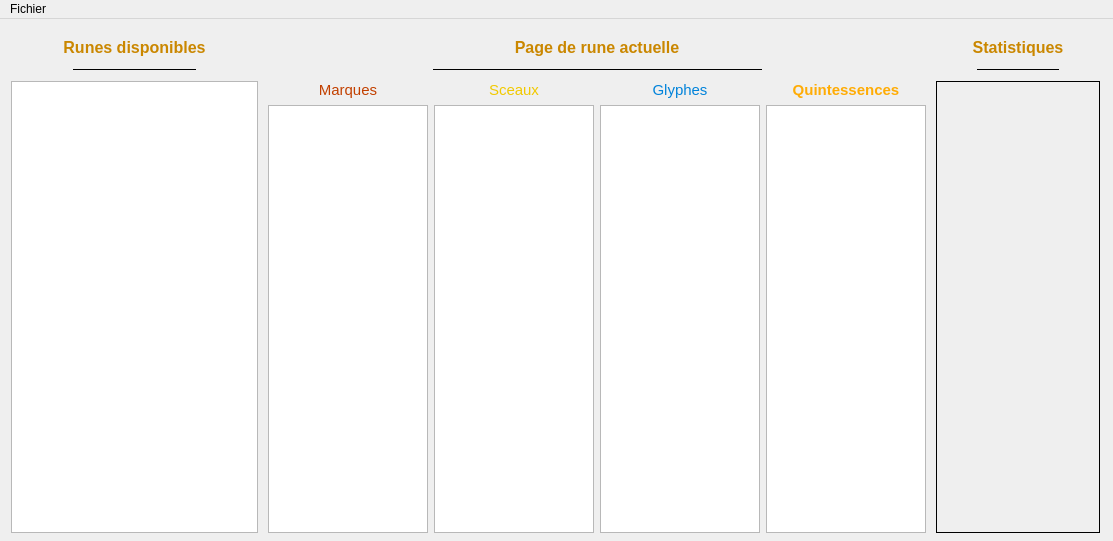
<?xml version="1.0" encoding="UTF-8"?>
<ui version="4.0">
 <class>Fenetre</class>
 <widget class="QMainWindow" name="Fenetre">
  <property name="geometry">
   <rect>
    <x>0</x>
    <y>0</y>
    <width>1113</width>
    <height>541</height>
   </rect>
  </property>
  <property name="windowTitle">
   <string>Créateur de page de runes</string>
  </property>
  <property name="windowIcon">
   <iconset>
    <normaloff>icone.gif</normaloff>icone.gif</iconset>
  </property>
  <widget class="QWidget" name="centralWidget">
   <widget class="QWidget" name="gridLayoutWidget">
    <property name="geometry">
     <rect>
      <x>0</x>
      <y>0</y>
      <width>1110</width>
      <height>519</height>
     </rect>
    </property>
    <layout class="QGridLayout" name="LayoutBase" rowstretch="1,10" columnstretch="3,8,2">
     <property name="rightMargin">
      <number>10</number>
     </property>
     <property name="bottomMargin">
      <number>5</number>
     </property>
     <property name="horizontalSpacing">
      <number>10</number>
     </property>
     <property name="verticalSpacing">
      <number>6</number>
     </property>
     <item row="1" column="2">
      <widget class="QLabel" name="StatLabel">
       <property name="baseSize">
        <size>
         <width>0</width>
         <height>0</height>
        </size>
       </property>
       <property name="font">
        <font>
         <family>Adobe Arabic</family>
         <pointsize>11</pointsize>
        </font>
       </property>
       <property name="frameShape">
        <enum>QFrame::Box</enum>
       </property>
       <property name="text">
        <string/>
       </property>
       <property name="scaledContents">
        <bool>false</bool>
       </property>
       <property name="alignment">
        <set>Qt::AlignLeading|Qt::AlignLeft|Qt::AlignTop</set>
       </property>
      </widget>
     </item>
     <item row="0" column="1">
      <layout class="QVBoxLayout" name="verticalLayout_2" stretch="3,1">
       <property name="spacing">
        <number>0</number>
       </property>
       <item>
        <widget class="QLabel" name="label_5">
         <property name="frameShape">
          <enum>QFrame::NoFrame</enum>
         </property>
         <property name="lineWidth">
          <number>0</number>
         </property>
         <property name="text">
          <string>&lt;html&gt;&lt;head/&gt;&lt;body&gt;&lt;p align=&quot;center&quot;&gt;&lt;span style=&quot; font-size:12pt; font-weight:600; color:#ca8700;&quot;&gt;Page de rune actuelle&lt;/span&gt;&lt;/p&gt;&lt;/body&gt;&lt;/html&gt;</string>
         </property>
         <property name="alignment">
          <set>Qt::AlignCenter</set>
         </property>
        </widget>
       </item>
       <item>
        <layout class="QHBoxLayout" name="horizontalLayout_2" stretch="1,2,1">
         <item>
          <spacer name="horizontalSpacer_3">
           <property name="orientation">
            <enum>Qt::Horizontal</enum>
           </property>
           <property name="sizeHint" stdset="0">
            <size>
             <width>40</width>
             <height>10</height>
            </size>
           </property>
          </spacer>
         </item>
         <item>
          <widget class="QFrame" name="frame_2">
           <property name="frameShape">
            <enum>QFrame::HLine</enum>
           </property>
           <property name="frameShadow">
            <enum>QFrame::Plain</enum>
           </property>
           <property name="midLineWidth">
            <number>2</number>
           </property>
          </widget>
         </item>
         <item>
          <spacer name="horizontalSpacer_4">
           <property name="orientation">
            <enum>Qt::Horizontal</enum>
           </property>
           <property name="sizeHint" stdset="0">
            <size>
             <width>40</width>
             <height>10</height>
            </size>
           </property>
          </spacer>
         </item>
        </layout>
       </item>
      </layout>
     </item>
     <item row="0" column="0">
      <layout class="QVBoxLayout" name="verticalLayout" stretch="5,1">
       <property name="spacing">
        <number>0</number>
       </property>
       <property name="sizeConstraint">
        <enum>QLayout::SetDefaultConstraint</enum>
       </property>
       <item>
        <widget class="QLabel" name="label_4">
         <property name="frameShape">
          <enum>QFrame::NoFrame</enum>
         </property>
         <property name="lineWidth">
          <number>0</number>
         </property>
         <property name="text">
          <string>&lt;html&gt;&lt;head/&gt;&lt;body&gt;&lt;p align=&quot;center&quot;&gt;&lt;span style=&quot; font-size:12pt; font-weight:600; color:#ca8700;&quot;&gt;Runes disponibles&lt;/span&gt;&lt;/p&gt;&lt;/body&gt;&lt;/html&gt;</string>
         </property>
         <property name="alignment">
          <set>Qt::AlignCenter</set>
         </property>
        </widget>
       </item>
       <item>
        <layout class="QHBoxLayout" name="horizontalLayout" stretch="1,2,1">
         <item>
          <spacer name="horizontalSpacer_2">
           <property name="orientation">
            <enum>Qt::Horizontal</enum>
           </property>
           <property name="sizeHint" stdset="0">
            <size>
             <width>40</width>
             <height>10</height>
            </size>
           </property>
          </spacer>
         </item>
         <item>
          <widget class="QFrame" name="frame">
           <property name="frameShape">
            <enum>QFrame::HLine</enum>
           </property>
           <property name="frameShadow">
            <enum>QFrame::Plain</enum>
           </property>
           <property name="midLineWidth">
            <number>2</number>
           </property>
          </widget>
         </item>
         <item>
          <spacer name="horizontalSpacer">
           <property name="orientation">
            <enum>Qt::Horizontal</enum>
           </property>
           <property name="sizeType">
            <enum>QSizePolicy::MinimumExpanding</enum>
           </property>
           <property name="sizeHint" stdset="0">
            <size>
             <width>40</width>
             <height>10</height>
            </size>
           </property>
          </spacer>
         </item>
        </layout>
       </item>
      </layout>
     </item>
     <item row="0" column="2">
      <layout class="QVBoxLayout" name="verticalLayout_3" stretch="3,1">
       <property name="spacing">
        <number>0</number>
       </property>
       <item>
        <widget class="QLabel" name="label_6">
         <property name="frameShape">
          <enum>QFrame::NoFrame</enum>
         </property>
         <property name="lineWidth">
          <number>0</number>
         </property>
         <property name="text">
          <string>&lt;html&gt;&lt;head/&gt;&lt;body&gt;&lt;p align=&quot;center&quot;&gt;&lt;span style=&quot; font-size:12pt; font-weight:600; color:#ca8700;&quot;&gt;Statistiques&lt;/span&gt;&lt;/p&gt;&lt;/body&gt;&lt;/html&gt;</string>
         </property>
         <property name="alignment">
          <set>Qt::AlignCenter</set>
         </property>
        </widget>
       </item>
       <item>
        <layout class="QHBoxLayout" name="horizontalLayout_3" stretch="1,2,1">
         <item>
          <spacer name="horizontalSpacer_5">
           <property name="orientation">
            <enum>Qt::Horizontal</enum>
           </property>
           <property name="sizeHint" stdset="0">
            <size>
             <width>40</width>
             <height>10</height>
            </size>
           </property>
          </spacer>
         </item>
         <item>
          <widget class="QFrame" name="frame_3">
           <property name="frameShape">
            <enum>QFrame::HLine</enum>
           </property>
           <property name="frameShadow">
            <enum>QFrame::Plain</enum>
           </property>
           <property name="midLineWidth">
            <number>2</number>
           </property>
          </widget>
         </item>
         <item>
          <spacer name="horizontalSpacer_6">
           <property name="orientation">
            <enum>Qt::Horizontal</enum>
           </property>
           <property name="sizeHint" stdset="0">
            <size>
             <width>40</width>
             <height>10</height>
            </size>
           </property>
          </spacer>
         </item>
        </layout>
       </item>
      </layout>
     </item>
     <item row="1" column="1">
      <layout class="QGridLayout" name="GrilleRunes">
       <item row="1" column="1">
        <widget class="QListWidget" name="SceauxList"/>
       </item>
       <item row="1" column="2">
        <widget class="QListWidget" name="GlyohesList"/>
       </item>
       <item row="1" column="3">
        <widget class="QListWidget" name="QuintList"/>
       </item>
       <item row="1" column="0">
        <widget class="QListWidget" name="MarquesList"/>
       </item>
       <item row="0" column="0">
        <widget class="QLabel" name="MarqueLabel">
         <property name="text">
          <string>&lt;html&gt;&lt;head/&gt;&lt;body&gt;&lt;p align=&quot;center&quot;&gt;&lt;span style=&quot; font-size:11pt; color:#c24000;&quot;&gt;Marques&lt;/span&gt;&lt;/p&gt;&lt;/body&gt;&lt;/html&gt;</string>
         </property>
         <property name="alignment">
          <set>Qt::AlignCenter</set>
         </property>
        </widget>
       </item>
       <item row="0" column="1">
        <widget class="QLabel" name="SceauxLabel">
         <property name="text">
          <string>&lt;html&gt;&lt;head/&gt;&lt;body&gt;&lt;p align=&quot;center&quot;&gt;&lt;span style=&quot; font-size:11pt; color:#f1c900;&quot;&gt;Sceaux&lt;/span&gt;&lt;/p&gt;&lt;/body&gt;&lt;/html&gt;</string>
         </property>
         <property name="alignment">
          <set>Qt::AlignCenter</set>
         </property>
        </widget>
       </item>
       <item row="0" column="2">
        <widget class="QLabel" name="GlyphesLabel">
         <property name="text">
          <string>&lt;html&gt;&lt;head/&gt;&lt;body&gt;&lt;p align=&quot;center&quot;&gt;&lt;span style=&quot; font-size:11pt; color:#0183da;&quot;&gt;Glyphes&lt;/span&gt;&lt;/p&gt;&lt;/body&gt;&lt;/html&gt;</string>
         </property>
         <property name="alignment">
          <set>Qt::AlignCenter</set>
         </property>
        </widget>
       </item>
       <item row="0" column="3">
        <widget class="QLabel" name="QuintLabel">
         <property name="text">
          <string>&lt;html&gt;&lt;head/&gt;&lt;body&gt;&lt;p align=&quot;center&quot;&gt;&lt;span style=&quot; font-size:11pt; font-weight:600; color:#ffac05;&quot;&gt;Quintessences&lt;/span&gt;&lt;/p&gt;&lt;/body&gt;&lt;/html&gt;</string>
         </property>
         <property name="alignment">
          <set>Qt::AlignCenter</set>
         </property>
        </widget>
       </item>
      </layout>
     </item>
     <item row="1" column="0">
      <widget class="QListWidget" name="DRunelist">
       <property name="uniformItemSizes">
        <bool>true</bool>
       </property>
      </widget>
     </item>
    </layout>
   </widget>
   <zorder>gridLayoutWidget</zorder>
   <zorder>label_2</zorder>
  </widget>
  <widget class="QMenuBar" name="menuBar">
   <property name="geometry">
    <rect>
     <x>0</x>
     <y>0</y>
     <width>1113</width>
     <height>21</height>
    </rect>
   </property>
   <widget class="QMenu" name="menuFichier">
    <property name="title">
     <string>Fichier</string>
    </property>
    <addaction name="actionNouveau"/>
    <addaction name="actionSauvegarder"/>
    <addaction name="actionOuvrir"/>
    <addaction name="actionQuitter"/>
   </widget>
   <addaction name="menuFichier"/>
  </widget>
  <action name="actionNouveau">
   <property name="text">
    <string>Nouveau</string>
   </property>
   <property name="toolTip">
    <string>Créer une nouvelle page de runes</string>
   </property>
   <property name="shortcut">
    <string>Ctrl+N</string>
   </property>
  </action>
  <action name="actionSauvegarder">
   <property name="text">
    <string>Sauvegarder</string>
   </property>
   <property name="toolTip">
    <string>Sauvegarder la page</string>
   </property>
   <property name="shortcut">
    <string>Ctrl+S</string>
   </property>
  </action>
  <action name="actionOuvrir">
   <property name="text">
    <string>Ouvrir</string>
   </property>
   <property name="toolTip">
    <string>Ouvrir une page existante</string>
   </property>
   <property name="shortcut">
    <string>Ctrl+O</string>
   </property>
  </action>
  <action name="actionQuitter">
   <property name="text">
    <string>Quitter</string>
   </property>
   <property name="toolTip">
    <string>Quitter l'application</string>
   </property>
  </action>
 </widget>
 <layoutdefault spacing="6" margin="11"/>
 <resources/>
 <connections/>
</ui>
